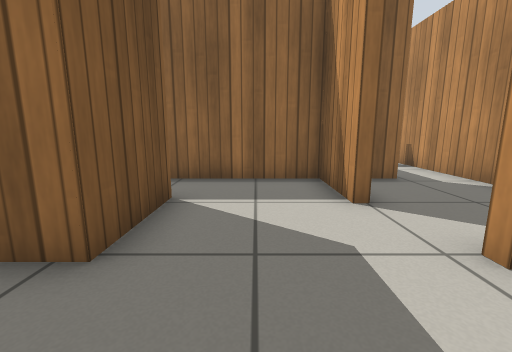
view 1 (above)

21 first-person views from a walk through a robot-simulator world made for Gazebo. The camera is 0.64 m above the floor, tilts 10° down and sees 90° across. The floor is counted in squares, 0.5 m on a side. Each view is taken from the middle of a square. On the plan, view 1 faces up. The plan holds only what a view shows up to about 12 squares ahead; the rest is blank. Gazebo's built-in surfaces are drawn with simple patterns.

view 2
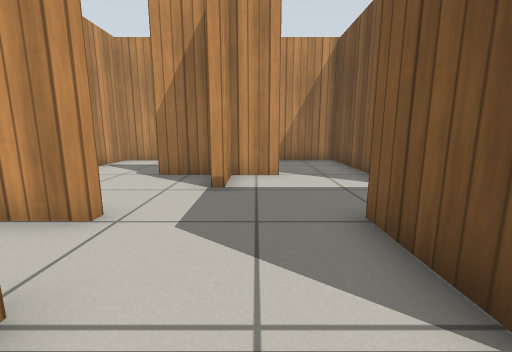

view 3
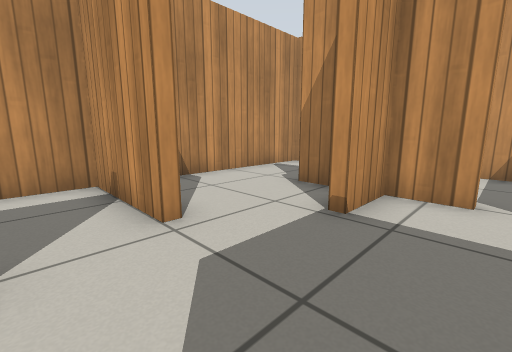

view 4
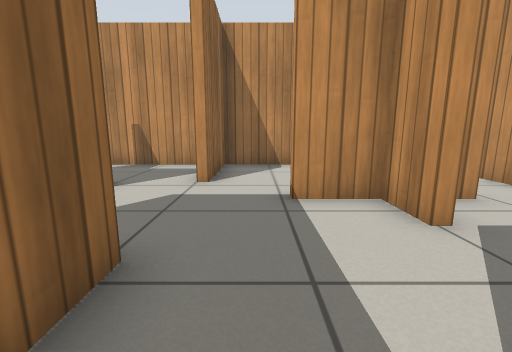

view 5
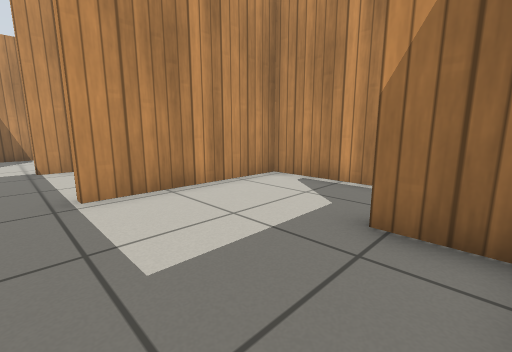

view 6
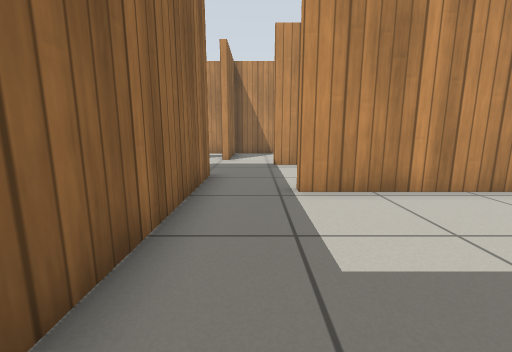

view 7
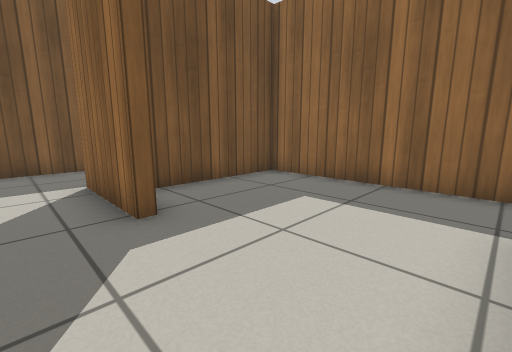

view 8
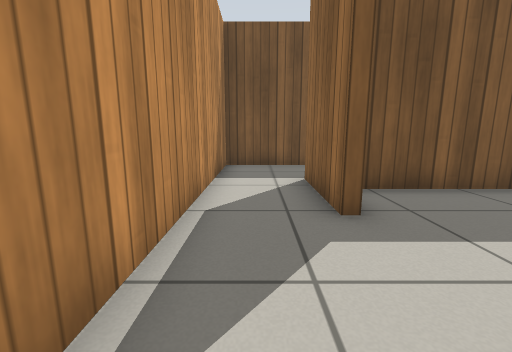

view 9
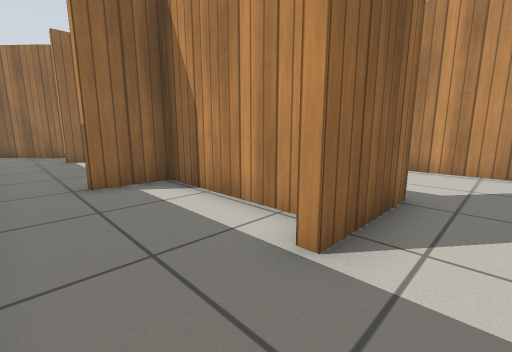

view 10
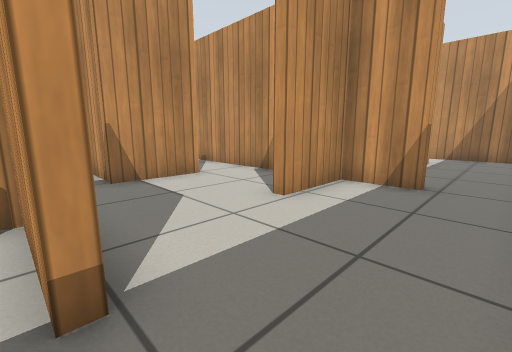

view 11
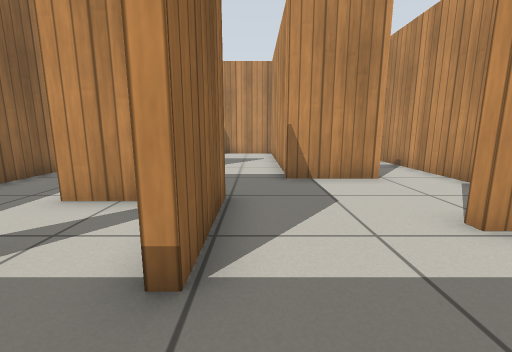

view 12
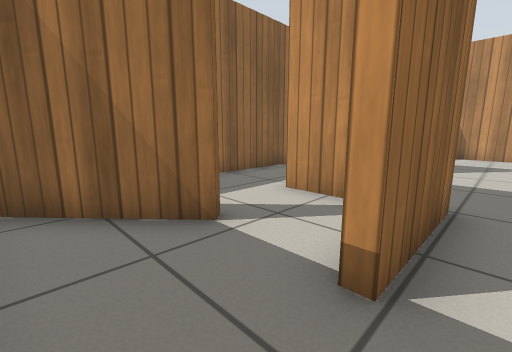

view 13
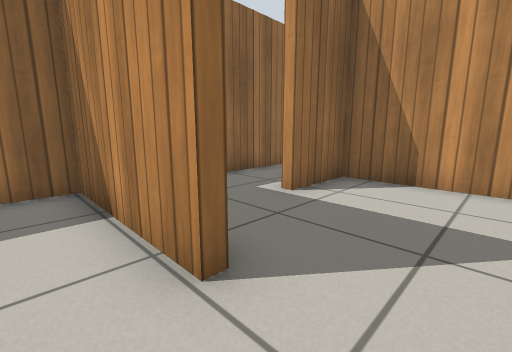

view 14
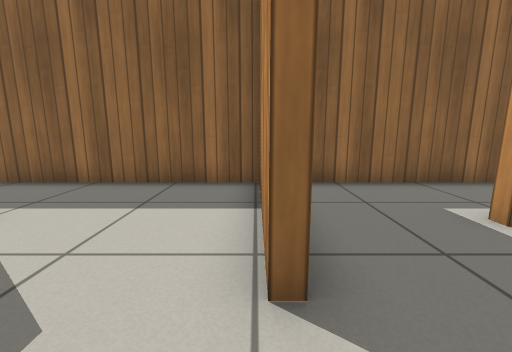

view 15
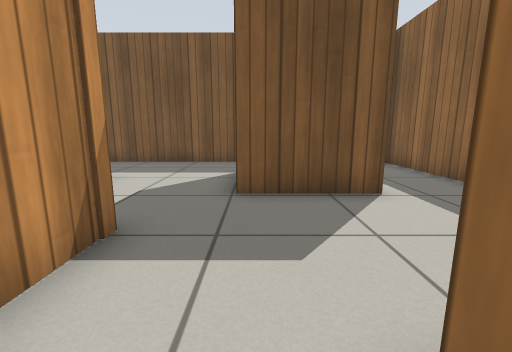

view 16
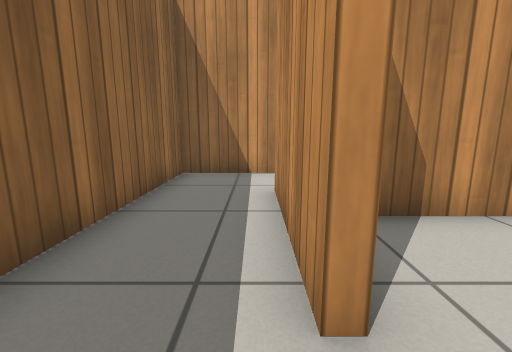

view 17
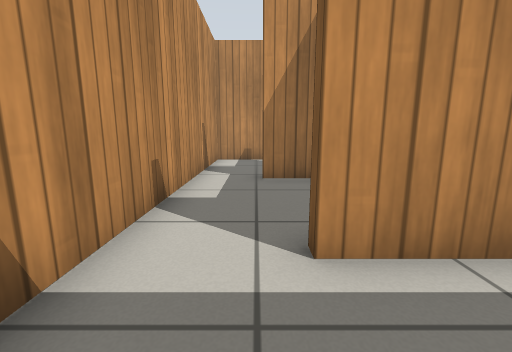

view 18
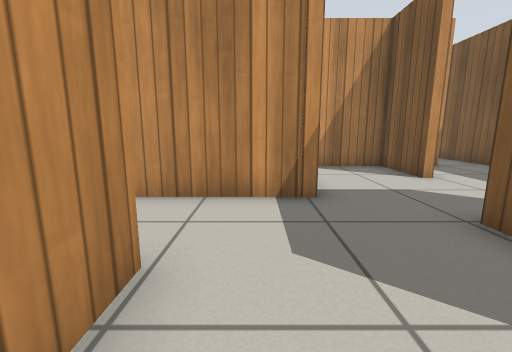

view 19
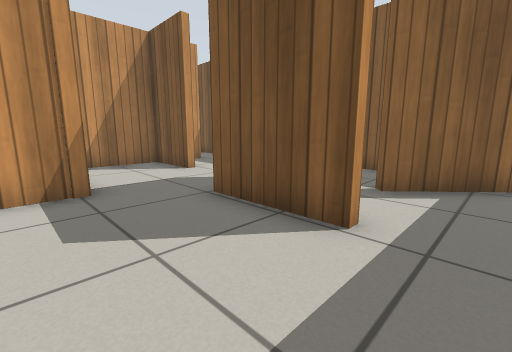

view 20
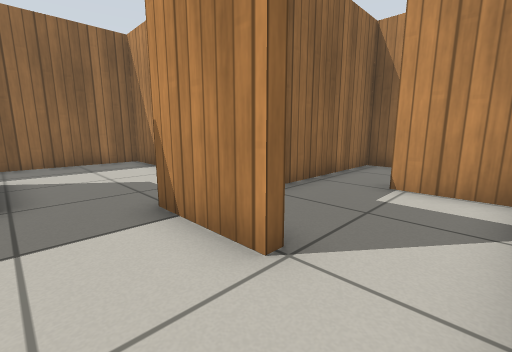

view 21
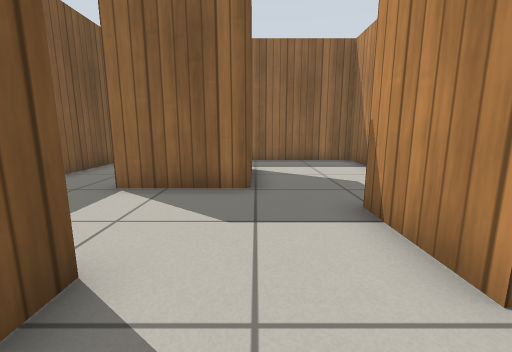

### Floor plan
Points are (right, up) in squares from view 1. A wall is a line through its corners. A room is listed if a view was taken in it or the views show most of it. See-through windows are left out.
Room 1 (view 1)
walls: (-0.8, -1.4) (0.7, -1.4) (0.7, 0.3); (-3.4, -1.5) (-3.4, -5.1) (-0.4, -5.1); (0.7, -3.2) (0.7, -2.7); (-1.6, 2.3) (-3.6, 2.3)
ways out: opening at (-3, 1) to room 3; opening at (0, -4) to room 10; opening at (0, 1) to room 10
Room 2 (views 2, 3)
walls: (-1.6, 4.9) (-1.6, 2.3); (2.1, 4.4) (1.7, 4.4) (1.7, 6.8) (-3.2, 6.8); (2.2, 2.6) (3.4, 2.6)
ways out: opening at (3, 3.5) to room 7; opening at (0.5, 2) to room 10; opening at (-2, 5.5) to room 11
Room 3 (views 4, 5, 6)
walls: (-9.1, -2.4) (-7.8, -2.4); (-3.7, -2.4) (-3.7, 0.1); (-3.6, 2.3) (-9.6, 2.3) (-9.6, -1.6)
ways out: opening at (-3, 1) to room 1; opening at (-5.5, -3) to room 4
Room 4 (views 7, 8, 9, 10, 11, 12)
walls: (-9.9, -1.9) (-9.9, 2.3) (-11.7, 2.3) (-11.7, 2.6) (-9.9, 2.6) (-9.9, 5.1) (-9.6, 5.1); (-13.7, -2) (-13.7, -5.1) (-3.7, -5.1) (-3.7, -2.4); (-7.8, -2.7) (-10.9, -2.7); (-9.6, 8.6) (-11.1, 8.6) (-11.1, 8.9); (-13.7, 9.6) (-13.7, -0.1)
ways out: opening at (-5.5, -3) to room 3; opening at (-10, 7) to room 5; opening at (-12.5, 9) to room 14
Room 5 (views 13, 14)
walls: (-6.2, 5.6) (-6.2, 7.1) (-3.6, 7.1); (-8.1, 11.6) (-8.1, 8.6) (-9.6, 8.6); (-3.5, 9.8) (-3.9, 9.8) (-3.9, 11.6)
ways out: opening at (-10, 7) to room 4; opening at (-4, 8.5) to room 6; opening at (-6, 10.5) to room 8; opening at (-8, 5) to room 9
Room 6 (view 15)
walls: (1.7, 7.9) (1.7, 11.3) (-0.6, 11.3); (-3.6, 7.1) (-0.9, 7.1)
ways out: opening at (-4, 8.5) to room 5; opening at (-2, 11) to room 7
Room 7 (views 16, 17)
walls: (2.5, 7.1) (3.9, 7.1); (3.9, 6.8) (3.1, 6.8); (-0.6, 11.6) (3.5, 11.6); (3.4, 2.6) (5.8, 2.6); (5.7, 2.4) (5.7, 14.3) (-2.6, 14.3)
ways out: opening at (3, 3.5) to room 2; opening at (-2, 11) to room 6
Room 8 (views 18, 19)
walls: (-3.9, 11.6) (-3.9, 14.3) (-8.6, 14.3)
ways out: opening at (-6, 10.5) to room 5; opening at (-8, 13) to room 12
Room 9 (views 20, 21)
walls: (-6.2, 4.6) (-6.2, 5.6); (-9.6, 5.1) (-9.6, 2.6) (-5.4, 2.6)
ways out: opening at (-8, 5) to room 5; opening at (-6, 3.5) to room 11
Room 10 (no view inside)
walls: (1.2, -1.4) (2.9, -1.4); (0.7, 0.3) (1.1, 0.3); (2, -5.1) (5.7, -5.1) (5.7, 2.3) (2.2, 2.3)
ways out: opening at (0, -4) to room 1; opening at (0, 1) to room 1; opening at (0.5, 2) to room 2
Room 11 (no view inside)
walls: (-5.4, 2.6) (-1.9, 2.6) (-1.9, 4.9)
ways out: opening at (-2, 5.5) to room 2; opening at (-6, 3.5) to room 9
Room 12 (no view inside)
walls: (-8.6, 14.3) (-13.5, 14.3); (-12.5, 13.1) (-10.6, 11)
ways out: opening at (-8, 13) to room 8; opening at (-9.5, 11) to room 13
Room 13 (no view inside)
walls: (-11.1, 8.9) (-8.4, 8.9) (-8.4, 11.6)
ways out: opening at (-9.5, 11) to room 12; opening at (-11, 10) to room 14
Room 14 (no view inside)
walls: (-10.8, 10.8) (-13.1, 13.3); (-13.7, 13.1) (-13.7, 9.6)
ways out: opening at (-12.5, 9) to room 4; opening at (-11, 10) to room 13

Where each view was taken, in squares from view 1:
view 1: 0 up, 0 right, facing up
view 2: 6 up, 0 right, facing down
view 3: 4 up, 1 left, facing down-right
view 4: 1 up, 4 left, facing right
view 5: 1 up, 9 left, facing down-right
view 6: 1 up, 9 left, facing right
view 7: 4 down, 4 left, facing up-left
view 8: 4 down, 4 left, facing left
view 9: 4 down, 13 left, facing up-right
view 10: 9 up, 13 left, facing down-right
view 11: 8 up, 13 left, facing right
view 12: 8 up, 13 left, facing up-right
view 13: 8 up, 5 left, facing up-right
view 14: 8 up, 4 left, facing up
view 15: 9 up, 3 left, facing left
view 16: 12 up, 2 left, facing right
view 17: 14 up, 4 right, facing down
view 18: 12 up, 5 left, facing down
view 19: 13 up, 5 left, facing down-left
view 20: 3 up, 8 left, facing up-right
view 21: 3 up, 8 left, facing up
